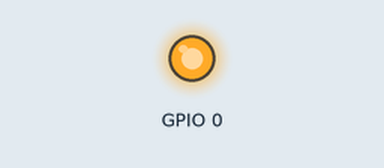
This sketch was run on a simulated ESP8266 (NodeMCU). Shown: output pins drawn as LEDs (lit = HIGH). WiFi joins after 1.5 s; servers stay silent unless stated; uploads are accepted with an empty reply; what the sketch prints to the serial monitor is not drawn.

Above: at 1.7 s.
At 5.9 s:
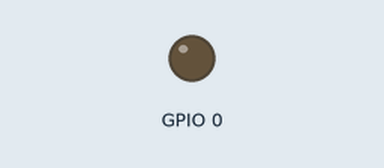
Timing chart, 0 to 7.9 s (numbered marks = the images above):
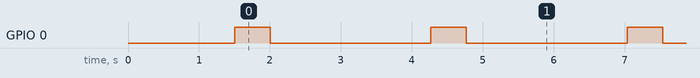

Measured:
- by itself, GPIO 0: alternates HIGH for 0.50 s and LOW for 2.3 s

The sketch:

wifi_test.ino
```cpp
#include <Servo.h>
#include <ESP8266WiFi.h>

const char* ssid     = "yourssid";
const char* password = "yourpassword";

const char* host = "wifitest.adafruit.com";

void setup() {
  pinMode(0, OUTPUT);

  //Wifi Connection
  WiFi.begin(ssid, password);

  while (WiFi.status() != WL_CONNECTED) {
    delay(500);
    Serial.print(".");
  }
}

void loop() {
  digitalWrite(0, HIGH);
  delay(500);
  digitalWrite(0, LOW);
  delay(500);

  Serial.print("connecting to ");
  Serial.println(host);

  // Use WiFiClient class to create TCP connections
  WiFiClient client;
  const int httpPort = 80;
  if (!client.connect(host, httpPort)) {
    Serial.println("connection failed");
    return;
  }

  // We now create a URI for the request
  String url = "/testwifi/index.html";
  Serial.print("Requesting URL: ");
  Serial.println(url);

  // This will send the request to the server
  client.print(String("GET ") + url + " HTTP/1.1\r\n" +
               "Host: " + host + "\r\n" +
               "Connection: close\r\n\r\n");
  delay(500);

  // Read all the lines of the reply from server and print them to Serial
  while(client.available()){
    String line = client.readStringUntil('\r');
    Serial.print(line);
  }

  Serial.println();
  Serial.println("closing connection");
}
```
